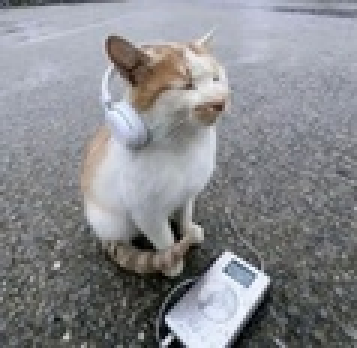
#> input picture images/el_gato.jpg, 119 x 116 px, shrunk from 474 x 462 before the run, found by its file name (shown 3 times larger); its folder holds 5 pictures in this run
$ python sift.py
#> lines starting #> are read from the running program, lines starting #| are printed output that depends on the picture
### scripts/utils.py
import cv2 as cv
import os
from cv2.typing import MatLike

def read_image(path: str) -> MatLike:
#> called with path = 'el_gato.jpg'
    image = os.path.join('images', path)
    img = cv.imread(image)
#> img is the input picture: shape (116, 119, 3); mean B, G, R 140.7, 136.7, 135.5

    if img is None:
        raise ValueError(f"Could not read image from {image} :c")
    return img

### scripts/sift.py
import cv2 as cv
import numpy as np
import matplotlib.pyplot as plt
from utils import read_image

def sift_detect(image: str):
    img = read_image(image)
    gray = cv.cvtColor(img, cv.COLOR_BGR2GRAY)
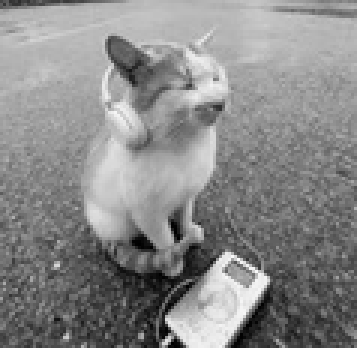
#> gray: shape (116, 119) (shown 3 times larger); min 0, max 249, mean 136.8

    sift = cv.SIFT.create()
    keypoints = sift.detect(gray,None)
#> keypoints = 89 keypoints; strongest (x, y, size): (55, 110, 2.4), (87, 94, 3.6), (76, 98, 13.5), (59, 79, 2.1)
    gray = cv.drawKeypoints(gray,keypoints,gray,flags=cv.DRAW_MATCHES_FLAGS_DRAW_RICH_KEYPOINTS)
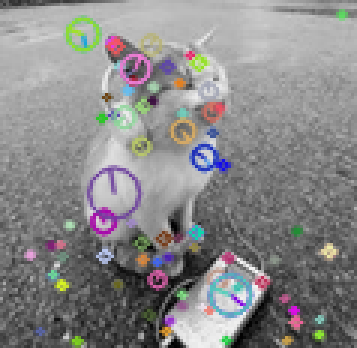
#> gray: shape (116, 119, 3) (shown 3 times larger); mean of channels 0, 1, 2 136.5, 136, 136.9; drawn as B, G, R

    plt.figure()
    plt.imshow(gray)
    plt.show()


if __name__ == '__main__':
    sift_detect('el_gato.jpg')
